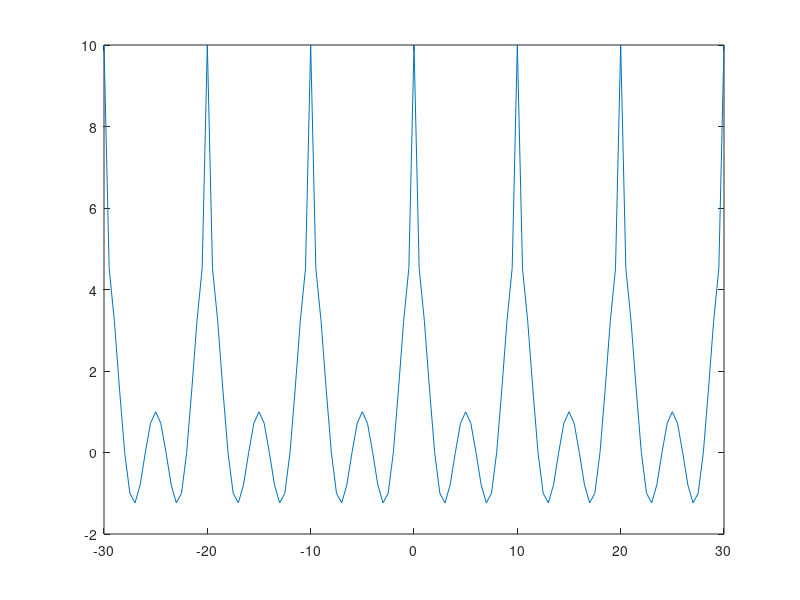
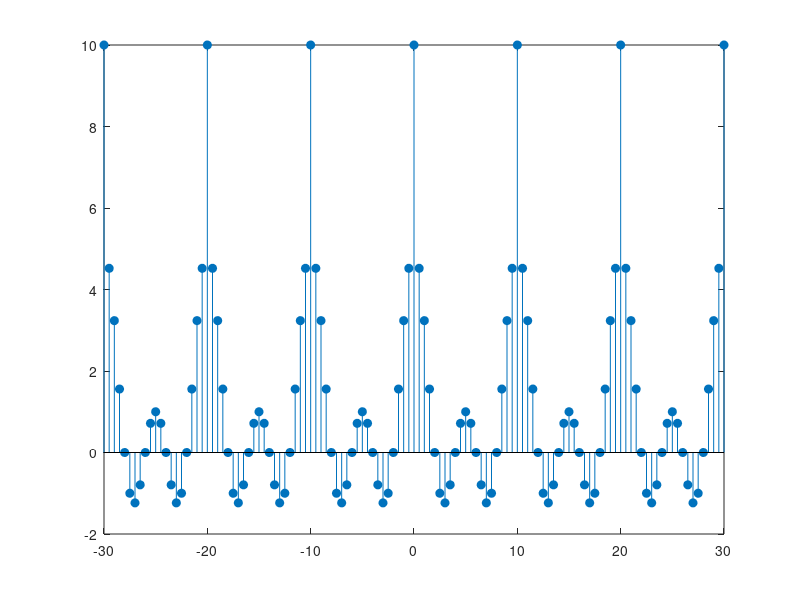

MATLAB code to generate these figures, in order:
N = 10;
k = -30:0.5:30;
numerator   = sin(k * (pi/5) * (5/2));
denominator = sin(k * (pi/10));

x1 = zeros(size(k));
for i = 1:length(k)
    if abs(denominator(i)) < 1e-10  
        x1(i) = N;
    else
        x1(i) = numerator(i) / denominator(i);
    end
end

figure;
plot(k, x1);

figure;
stem(k, x1, 'filled');
